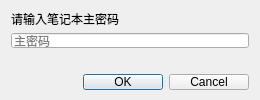
<?xml version="1.0" encoding="UTF-8"?>
<ui version="4.0">
 <class>UnlockNotebookDialog</class>
 <widget class="QDialog" name="UnlockNotebookDialog">
  <property name="geometry">
   <rect>
    <x>0</x>
    <y>0</y>
    <width>260</width>
    <height>100</height>
   </rect>
  </property>
  <property name="minimumSize">
   <size>
    <width>260</width>
    <height>100</height>
   </size>
  </property>
  <property name="windowTitle">
   <string>解锁笔记本</string>
  </property>
  <layout class="QVBoxLayout" name="verticalLayout">
   <item>
    <widget class="QLabel" name="promptLabel">
     <property name="text">
      <string>请输入笔记本主密码</string>
     </property>
     <property name="wordWrap">
      <bool>true</bool>
     </property>
    </widget>
   </item>
   <item>
    <widget class="QLineEdit" name="passwordEdit">
     <property name="echoMode">
      <enum>QLineEdit::EchoMode::Password</enum>
     </property>
     <property name="placeholderText">
      <string>主密码</string>
     </property>
    </widget>
   </item>
   <item>
    <widget class="QLabel" name="messageLabel">
     <property name="visible">
      <bool>false</bool>
     </property>
     <property name="wordWrap">
      <bool>true</bool>
     </property>
    </widget>
   </item>
   <item>
    <widget class="QDialogButtonBox" name="buttonBox">
     <property name="standardButtons">
      <set>QDialogButtonBox::StandardButton::Cancel|QDialogButtonBox::StandardButton::Ok</set>
     </property>
    </widget>
   </item>
  </layout>
 </widget>
 <resources/>
 <connections>
  <connection>
   <sender>buttonBox</sender>
   <signal>accepted()</signal>
   <receiver>UnlockNotebookDialog</receiver>
   <slot>accept()</slot>
   <hints>
    <hint type="sourcelabel">
     <x>20</x>
     <y>20</y>
    </hint>
    <hint type="destinationlabel">
     <x>20</x>
     <y>20</y>
    </hint>
   </hints>
  </connection>
  <connection>
   <sender>buttonBox</sender>
   <signal>rejected()</signal>
   <receiver>UnlockNotebookDialog</receiver>
   <slot>reject()</slot>
   <hints>
    <hint type="sourcelabel">
     <x>20</x>
     <y>20</y>
    </hint>
    <hint type="destinationlabel">
     <x>20</x>
     <y>20</y>
    </hint>
   </hints>
  </connection>
 </connections>
</ui>
